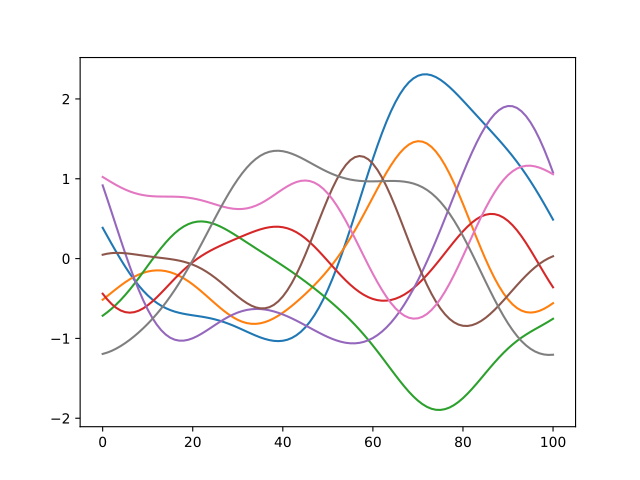

Write the Python code that produced this figure.
import power1d

noise   = power1d.noise.SmoothGaussian( J=8, Q=101, mu=0, sigma=1.0, fwhm=25, pad=False )
noise.plot()
